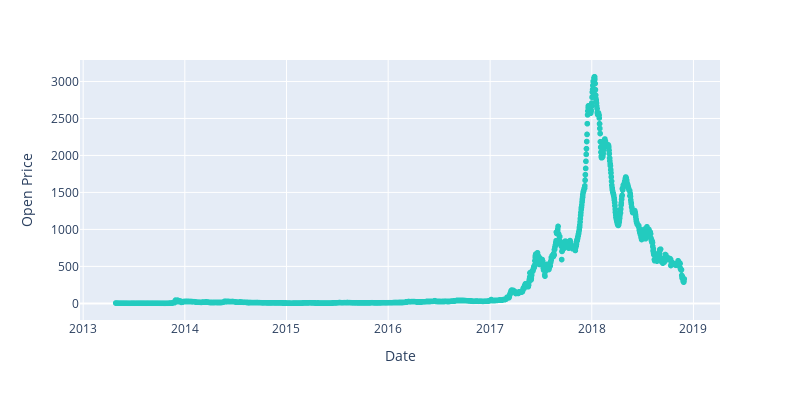

Notebook cell for this chart:
### Code cell
dfo3 = df_open.groupby('date').sum()
fig = px.scatter(dfo3, x =dfo3.index, y = dfo3['open'],
                  height = 400, width = 800,color_discrete_sequence=['#23CBBF'])
fig.update_layout(xaxis_title = 'Date', yaxis_title='Open Price')

fig.show()

### Figure 1 — Plotly figure (JSON) as saved in the notebook; plotly's stock layout.template omitted (floating-point values rounded to 4 significant figures; data arrays with more than 128 entries replaced by an {"elided": "..."} marker saying what was removed)
{"data": [{"hovertemplate": "date=%{x}<br>open=%{y}<extra></extra>", "legendgroup": "", "marker": {"color": "#23CBBF", "symbol": "circle"}, "mode": "markers", "name": "", "showlegend": false, "type": "scattergl", "x": {"elided": "2042 str values"}, "xaxis": "x", "y": {"elided": "2042 float values"}, "yaxis": "y"}], "layout": {"height": 400, "legend": {"tracegroupgap": 0}, "margin": {"t": 60}, "width": 800, "xaxis": {"anchor": "y", "domain": [0, 1], "title": {"text": "Date"}}, "yaxis": {"anchor": "x", "domain": [0, 1], "title": {"text": "Open Price"}}}}
